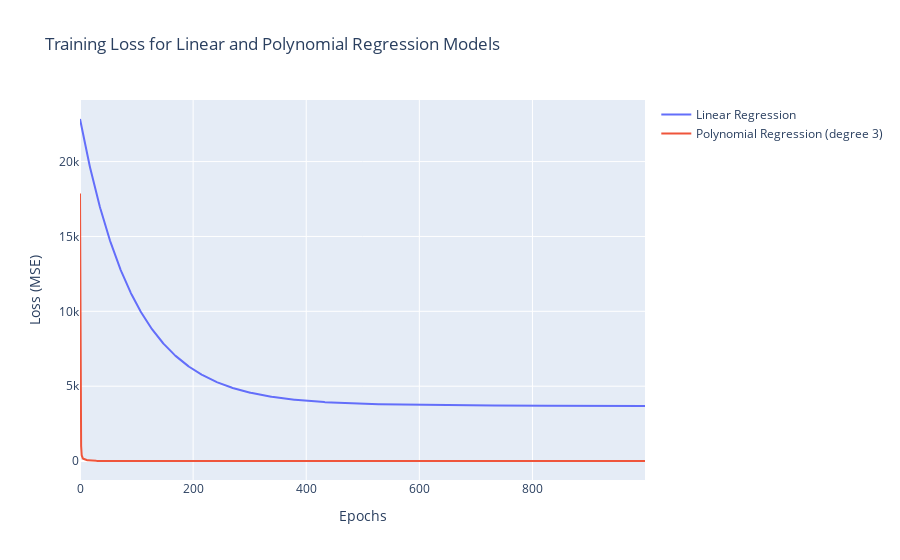

Notebook cell for this chart:
### Code cell
# Visualize the training loss for both models using Plotly
fig = go.Figure()

# Add traces for both models
fig.add_trace(go.Scatter(x=np.arange(len(linear_loss)), y=linear_loss, mode='lines', name='Linear Regression'))
fig.add_trace(go.Scatter(x=np.arange(len(poly_loss)), y=poly_loss, mode='lines', name='Polynomial Regression (degree 3)'))

# Customize the layout
fig.update_layout(
    title="Training Loss for Linear and Polynomial Regression Models",
    xaxis=dict(title="Epochs"),
    yaxis=dict(title="Loss (MSE)"),
    showlegend=True
)

# Show the plot
fig.show()

# 8. Output the learned parameters for both models
print("Linear Regression Model Parameters:")
for param in linear_model.parameters():
    print(param)

print("\nPolynomial Regression Model Parameters:")
for param in poly_model.parameters():
    print(param)

### Figure 1 — Plotly figure (JSON) as saved in the notebook; plotly's stock layout.template omitted (floating-point values rounded to 4 significant figures; data arrays with more than 128 entries replaced by an {"elided": "..."} marker saying what was removed)
{"data": [{"mode": "lines", "name": "Linear Regression", "type": "scatter", "x": {"elided": "1000 int values"}, "y": {"elided": "1000 float values"}}, {"mode": "lines", "name": "Polynomial Regression (degree 3)", "type": "scatter", "x": {"elided": "1000 int values"}, "y": {"elided": "1000 float values"}}], "layout": {"showlegend": true, "title": {"text": "Training Loss for Linear and Polynomial Regression Models"}, "xaxis": {"title": {"text": "Epochs"}}, "yaxis": {"title": {"text": "Loss (MSE)"}}}}
